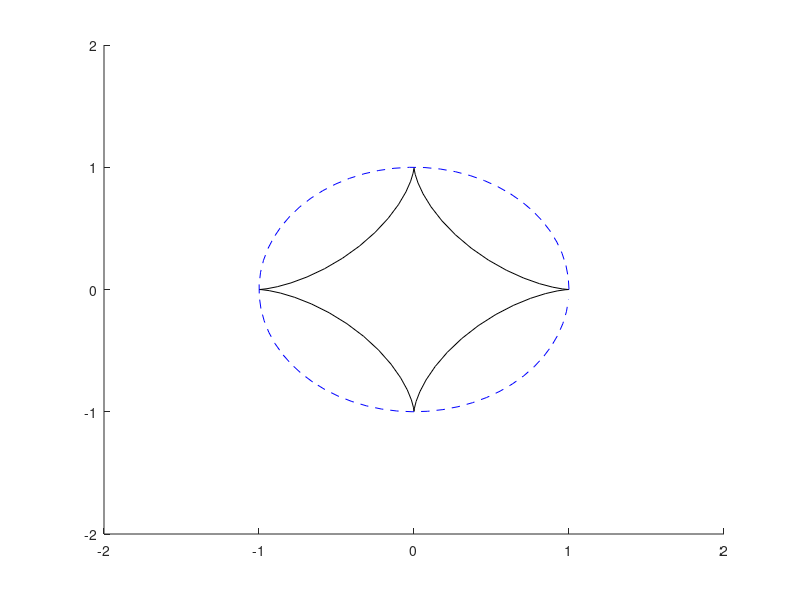

The MATLAB script that drew this image:
t = 0:0.1:2*pi;
x = cos(t).^3;
y = sin(t).^3;
u = sin(t);
v = cos(t);
clf
hold on
plot (y, x, 'k-')
plot (v, u, 'b--')
axis ([-2 2 -2 2])
hold off
